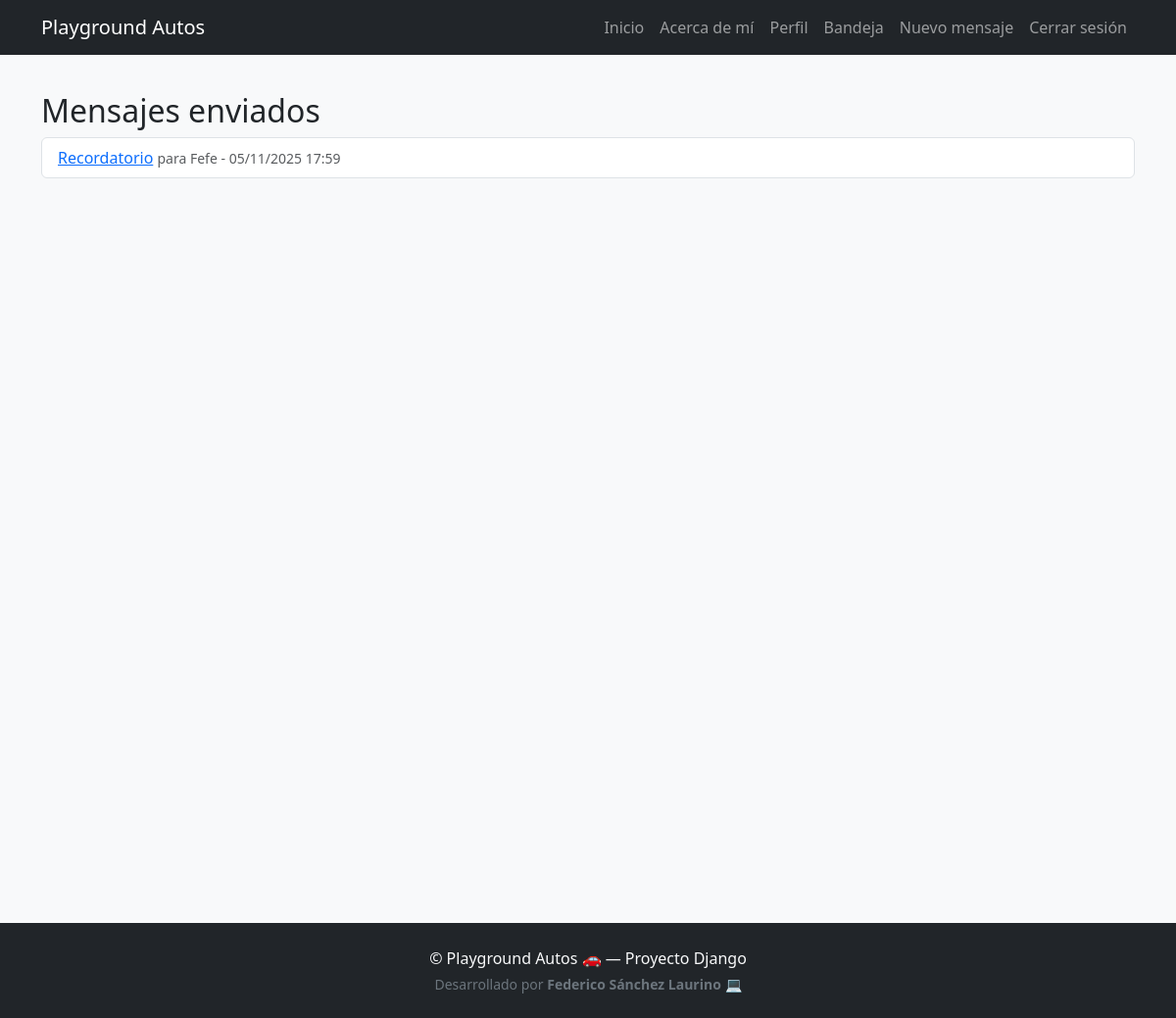
The app's page /messages/sent/ (signed in) with its own data.
### messages_app/models.py (models this page shows, shortened)
class Message(models.Model):
    sender = models.ForeignKey(User, on_delete=models.CASCADE, related_name='sent_messages')
    receiver = models.ForeignKey(User, on_delete=models.CASCADE, related_name='received_messages')
    subject = models.CharField(max_length=100)
    content = models.TextField()
    created_at = models.DateTimeField(auto_now_add=True)
    read = models.BooleanField(default=False)

### messages_app/views.py (the view)
# urls.py: path('sent/', views.sent_messages, name='sent'),
@login_required
def sent_messages(request):
    messages = Message.objects.filter(sender=request.user).order_by('-created_at')
    return render(request, 'messages_app/sent.html', {'messages': messages})

### templates/messages_app/sent.html
{% extends 'base.html' %}
{% block content %}
<h2>Mensajes enviados</h2>
<ul class="list-group">
{% for msg in messages %}
  <li class="list-group-item">
    <a href="{% url 'message_detail' msg.pk %}">{{ msg.subject }}</a>
    <small class="text-muted">para {{ msg.receiver.username }} - {{ msg.created_at|date:"d/m/Y H:i" }}</small>
  </li>
{% endfor %}
</ul>
{% endblock %}

### templates/base.html (style rules this page uses)
body { background-color: #f8f9fa; padding-top: 70px; }

### records on screen
Message: subject "Recordatorio", receiver.username "Fefe", created_at "05/11/2025 17:59"
